Frame 1 (no input): blank canvas, image omitted
Frame 60 (the mouse pressed at the canvas centre just before this capture): blank canvas, image omitted
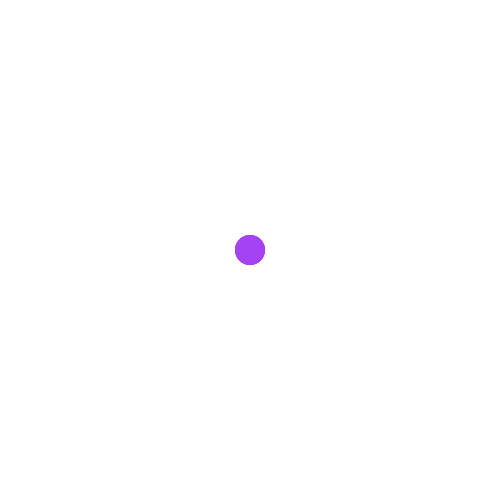
Frame 120 (the mouse held since frame 60 and released just before this capture)

The Processing sketch whose frames 1 and 60 were blank and that drew this single picture after the mouse press (run headless with seeded random() and noise(); from frame 60 on, the mouse is pressed at the canvas centre):

// Processing sketch: timing_example_2
// ── timing_example_2.pde
//Because this timer is triggered when the difference
//is at least 2000 instead of exactly 200, it won't
//suffer from skipped numbers like modulo will

int oldTime = 0;
int currentTime = 0;
int timeChange = 0;

void setup() {
  background(255);
  size(500, 500);
  noStroke();
}

void draw() {
  println("currentTime: " + currentTime + "\noldTime: " + oldTime + "\ndifference: " + timeChange);
  ellipse(mouseX, mouseY, 30, 30);  //Draw a circle every frame
  currentTime = millis();           //Update currentTime with the current value of millis()
  timeChange = currentTime - oldTime;  //set timeChange to the difference between currentTime and oldTime
  if (timeChange >= 2000) {            //if the difference between the two times is at least 2000...
    fill(random(255), random(255), random(255),100);  //...change the fill color...
    oldTime = currentTime;                            //...and update oldTime with the value of currentTime so the timeChange value is reset to 0
  }
}
